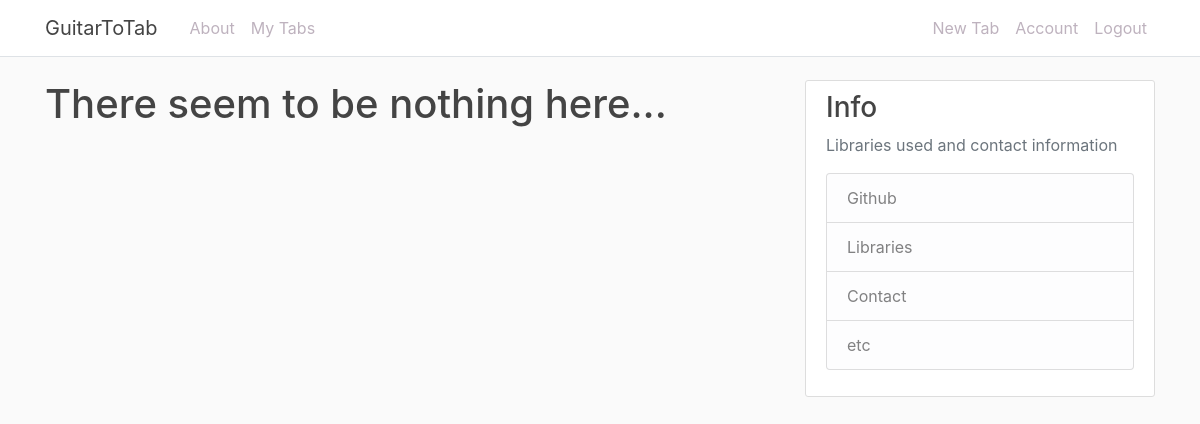
Before: /my_tabs (signed in) with the older database file.
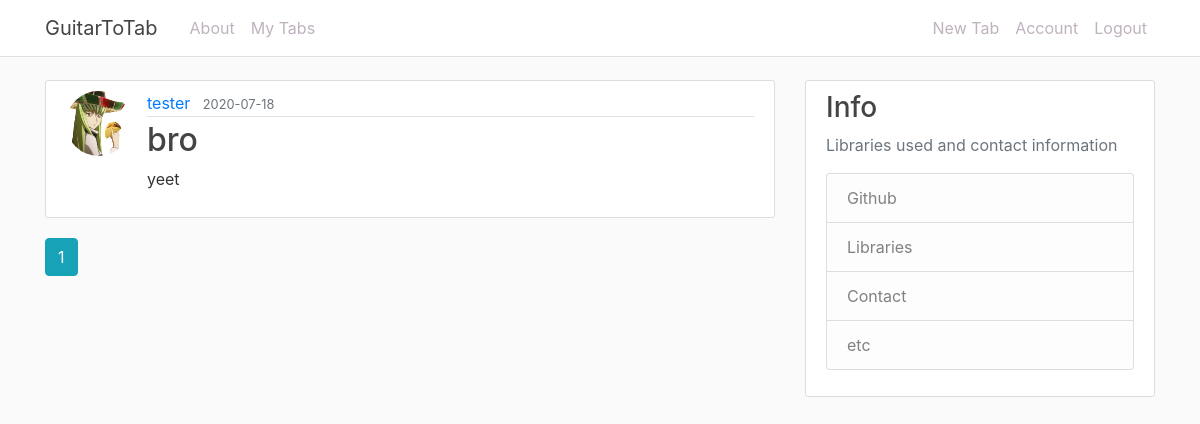
After: the same page with the newer database file.
### guitartotab/models.py (models this page shows, shortened)
class Tab(db.Model):
    id = db.Column(db.Integer, primary_key=True)
    title = db.Column(db.String(100), nullable=False)
    date_posted = db.Column(db.DateTime, nullable=False, default=datetime.utcnow)
    content = db.Column(db.Text, nullable=False)
    user_id = db.Column(db.Integer, db.ForeignKey('user.id'), nullable=False)

class User(db.Model, UserMixin):
    id = db.Column(db.Integer, primary_key=True)
    username = db.Column(db.String(20), unique=True, nullable=False)
    email = db.Column(db.String(120), unique=True, nullable=False)
    image_file = db.Column(db.String(20), nullable=False, default='default.jpg')
    password = db.Column(db.String(60), nullable=False)
    tabs = db.relationship('Tab', backref='author', lazy=True)

### guitartotab/main/routes.py (the view)
@main.route('/my_tabs')
@login_required
def my_tabs():
    page = request.args.get('page', 1, type=int)
    user = current_user
    tabs = Tab.query.filter_by(author=user).order_by(Tab.date_posted.desc()).paginate(page=page,per_page=5)
    return render_template('home.html', title='My Tabs', tabs=tabs)

### guitartotab/models.py (called while the page is built)
@login_manager.user_loader
def load_user(user_id):
    return User.query.get(int(user_id))

### guitartotab/templates/home.html
{% extends "base.html" %}
{% block content %}
    {% if tabs.items %}
      {% for tab in tabs.items %}
          <article class="media content-section">
            <img class="rounded-circle article-img" src="{{ url_for('static', filename='profile_pics/' + tab.author.image_file) }}">
            <div class="media-body">
              <div class="article-metadata">
                <a class="mr-2" href="#">{{ tab.author.username }}</a>
                <small class="text-muted">{{ tab.date_posted.strftime('%Y-%m-%d') }}</small>
              </div>
              <h2><a class="article-title" href="{{ url_for('tabs.tab', tab_id=tab.id) }}">{{ tab.title }}</a></h2>
              <p class="article-content">{{ tab.content }}</p>
            </div>
          </article>
      {% endfor %}
      {% for page_num in tabs.iter_pages(left_edge=1, right_edge=1, left_current=1, right_current=2) %}
          {% if page_num %}
            {% if tabs.page == page_num %}
              <a class="btn btn-info mb-4" href="{{ url_for('main.my_tabs', page=page_num) }}">{{ page_num }}</a>
            {% else %}
              <a class="btn btn-outline-info mb-4" href="{{ url_for('main.my_tabs', page=page_num) }}">{{ page_num }}</a>
            {% endif %}
          {% else %}
            ...
          {% endif %}
      {% endfor %}
    {% else %}
      <h1>There seem to be nothing here...</h1>
    {% endif %}
{% endblock content %}

Changed rows visible on the page:
added Tab: image_file (placeholder picture), author.username "tester", date_posted "2020-07-18", title "bro", content "yeet"
Other visible differences:
new list line: "1"
text no longer shown: "There seem to be nothing here..."
